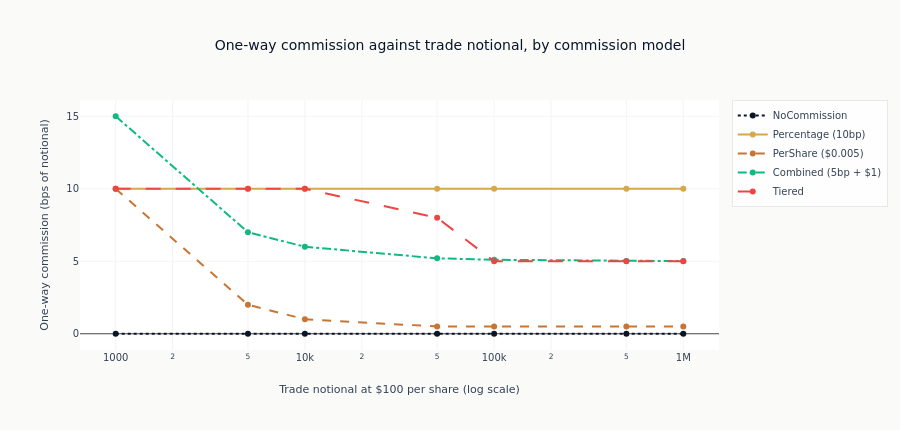

Source (notebook cell):
### Markdown cell above
### Compare Equity-Style Cost Profiles

### Code cell
profile_colors = ml4t_palette(5, categorical=True)
profile_dashes = ["dot", "solid", "dash", "dashdot", "longdash"]
fig = go.Figure()
for (name, _model), color, dash in zip(
    equity_commission_models.items(), profile_colors, profile_dashes, strict=True
):
    subset = commission_df.filter(pl.col("model") == name)
    fig.add_trace(
        go.Scatter(
            x=subset["notional"].to_list(),
            y=subset["cost_bps"].to_list(),
            name=name,
            mode="lines+markers",
            line=dict(color=color, dash=dash),
            customdata=subset["quantity"].to_list(),
            hovertemplate="Notional: $%{x:,.0f}<br>Quantity: %{customdata:,.0f} shares"
            "<br>Commission: %{y:.2f} bps<extra>%{fullData.name}</extra>",
        )
    )
fig.update_layout(
    title="One-way commission against trade notional, by commission model",
    xaxis_title=f"Trade notional at ${SHARE_PRICE:,.0f} per share (log scale)",
    yaxis_title="One-way commission (bps of notional)",
    xaxis_type="log",
    height=430,
)
show_plotly_with_alt(
    fig,
    "Five lines of one-way commission in basis points against trade notional on a logarithmic "
    "horizontal axis, one per commission model. The no-commission line runs flat along the "
    "bottom and the percentage line runs flat across the whole range. The three models carrying "
    "a minimum or a per-share element each descend to a floor, the per-share one falling from "
    "the smallest ticket and the tiered one holding level before it steps down, so the models "
    "are furthest apart on the small tickets at the left and converge towards the right.",
)

### Figure 1 — Plotly figure (JSON) as saved in the notebook; plotly's stock layout.template omitted (floating-point values rounded to 4 significant figures)
{"data": [{"customdata": [10, 50, 100, 500, 1000, 5000, 10000], "hovertemplate": "Notional: $%{x:,.0f}<br>Quantity: %{customdata:,.0f} shares<br>Commission: %{y:.2f} bps<extra>%{fullData.name}</extra>", "line": {"color": "#0a1628", "dash": "dot"}, "mode": "lines+markers", "name": "NoCommission", "type": "scatter", "x": [1000.0, 5000.0, 10000.0, 50000.0, 100000.0, 500000.0, 1000000.0], "y": [0.0, 0.0, 0.0, 0.0, 0.0, 0.0, 0.0]}, {"customdata": [10, 50, 100, 500, 1000, 5000, 10000], "hovertemplate": "Notional: $%{x:,.0f}<br>Quantity: %{customdata:,.0f} shares<br>Commission: %{y:.2f} bps<extra>%{fullData.name}</extra>", "line": {"color": "#D4A84B", "dash": "solid"}, "mode": "lines+markers", "name": "Percentage (10bp)", "type": "scatter", "x": [1000.0, 5000.0, 10000.0, 50000.0, 100000.0, 500000.0, 1000000.0], "y": [10.0, 10.0, 10.0, 10.0, 10.0, 10.0, 10.0]}, {"customdata": [10, 50, 100, 500, 1000, 5000, 10000], "hovertemplate": "Notional: $%{x:,.0f}<br>Quantity: %{customdata:,.0f} shares<br>Commission: %{y:.2f} bps<extra>%{fullData.name}</extra>", "line": {"color": "#C87533", "dash": "dash"}, "mode": "lines+markers", "name": "PerShare ($0.005)", "type": "scatter", "x": [1000.0, 5000.0, 10000.0, 50000.0, 100000.0, 500000.0, 1000000.0], "y": [10.0, 2.0, 1.0, 0.5, 0.5, 0.5, 0.5]}, {"customdata": [10, 50, 100, 500, 1000, 5000, 10000], "hovertemplate": "Notional: $%{x:,.0f}<br>Quantity: %{customdata:,.0f} shares<br>Commission: %{y:.2f} bps<extra>%{fullData.name}</extra>", "line": {"color": "#10b981", "dash": "dashdot"}, "mode": "lines+markers", "name": "Combined (5bp + $1)", "type": "scatter", "x": [1000.0, 5000.0, 10000.0, 50000.0, 100000.0, 500000.0, 1000000.0], "y": [15.0, 7.0, 6.0, 5.2, 5.1, 5.02, 5.01]}, {"customdata": [10, 50, 100, 500, 1000, 5000, 10000], "hovertemplate": "Notional: $%{x:,.0f}<br>Quantity: %{customdata:,.0f} shares<br>Commission: %{y:.2f} bps<extra>%{fullData.name}</extra>", "line": {"color": "#ef4444", "dash": "longdash"}, "mode": "lines+markers", "name": "Tiered", "type": "scatter", "x": [1000.0, 5000.0, 10000.0, 50000.0, 100000.0, 500000.0, 1000000.0], "y": [10.0, 10.0, 10.0, 8.0, 5.0, 5.0, 5.0]}], "layout": {"height": 430, "title": {"text": "One-way commission against trade notional, by commission model"}, "xaxis": {"title": {"text": "Trade notional at $100 per share (log scale)"}, "type": "log"}, "yaxis": {"title": {"text": "One-way commission (bps of notional)"}}}}
